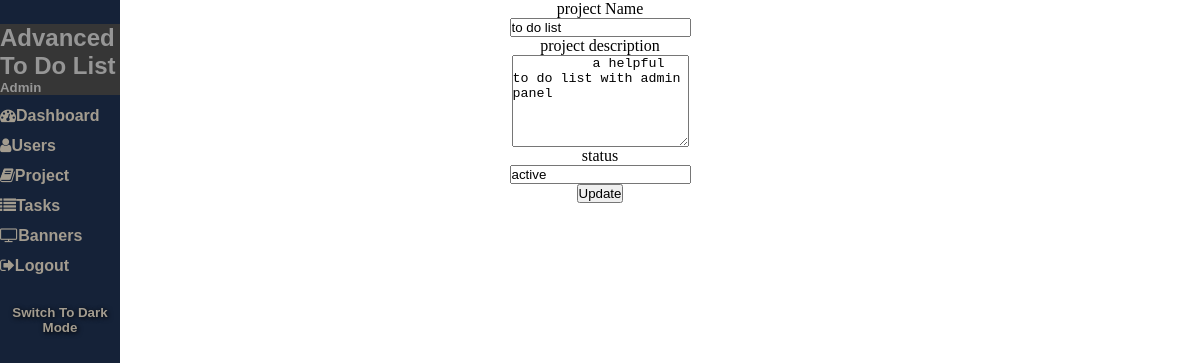
Screenshot of /admin/editproject.php?id=2 with the database file from the repository.
### tables this page shows
CREATE TABLE `project` (
  `id` int(150) NOT NULL,
  `userToken` varchar(255) NOT NULL,
  `projectToken` varchar(255) NOT NULL,
  `projectName` varchar(255) NOT NULL,
  `projectDescription` longtext NOT NULL,
  `date` timestamp NOT NULL DEFAULT current_timestamp(),
  `updateDate` varchar(255) NOT NULL,
  `dueDate` varchar(255) NOT NULL,
  `status` varchar(255) NOT NULL
);

### admin/editproject.php (the view, shortened to what this page needs)
<?php
include('db/connection.php');
$id = intval($_GET['id']);
?>
<html>
    <head>
          <link rel="stylesheet" href="https://cdnjs.cloudflare.com/ajax/libs/font-awesome/4.7.0/css/font-awesome.min.css">
          <link rel="stylesheet" type="text/css" href="https://cdn.datatables.net/v/dt/dt-1.11.4/datatables.min.css"/>
    </head>
    <body>
<?php include 'includes/sidenav.inc.php'; ?>
<center>
<form class="admin_form" name="insertproduct" method="post" enctype="multipart/form-data">
<?php $query= mysqli_query($con, "select * from project where id ='$id'");
$cnt=1;
while($row=mysqli_fetch_array($query)){
 ?>
 <div class="adminform_div">
   <label class="adminform_label" for="basicinput">project Name</label><br>
   <input type="text" name="projectName"  placeholder="Enter Project Name" value="<?php echo htmlentities($row['projectName']);?>" class="adminform_input" >
 </div>
 <div class="adminform_div">
   <label class="adminform_label" for="basicinput">project description</label><br>
   <textarea  name="projectDescription"  placeholder="Enter project Description" rows="6" class="adminform_textarea">
     <?php echo htmlentities($row['projectDescription']);?>
   </textarea>
</div>
<div class="adminform_div">
  <label class="adminform_label" for="basicinput">status</label><br>
  <input type="text" name="status"  placeholder="Enter status" value="<?php echo htmlentities($row['status']);?>" class="adminform_input" >
</div>
<?php $cnt++; } ?>
<div class="adminform_div">
  <button type="submit" name="editproject" class="adminform_btn">Update</button>
</div>
</form>
</center>
    </body>
</html>

### admin/css/sidenav.css (style rules this page uses)
* { margin: 0; padding: 0; box-sizing: border-box; }

### rows the page displays
project: projectName "to do list", projectDescription "a helpful to do list with admin panel", status "active"
